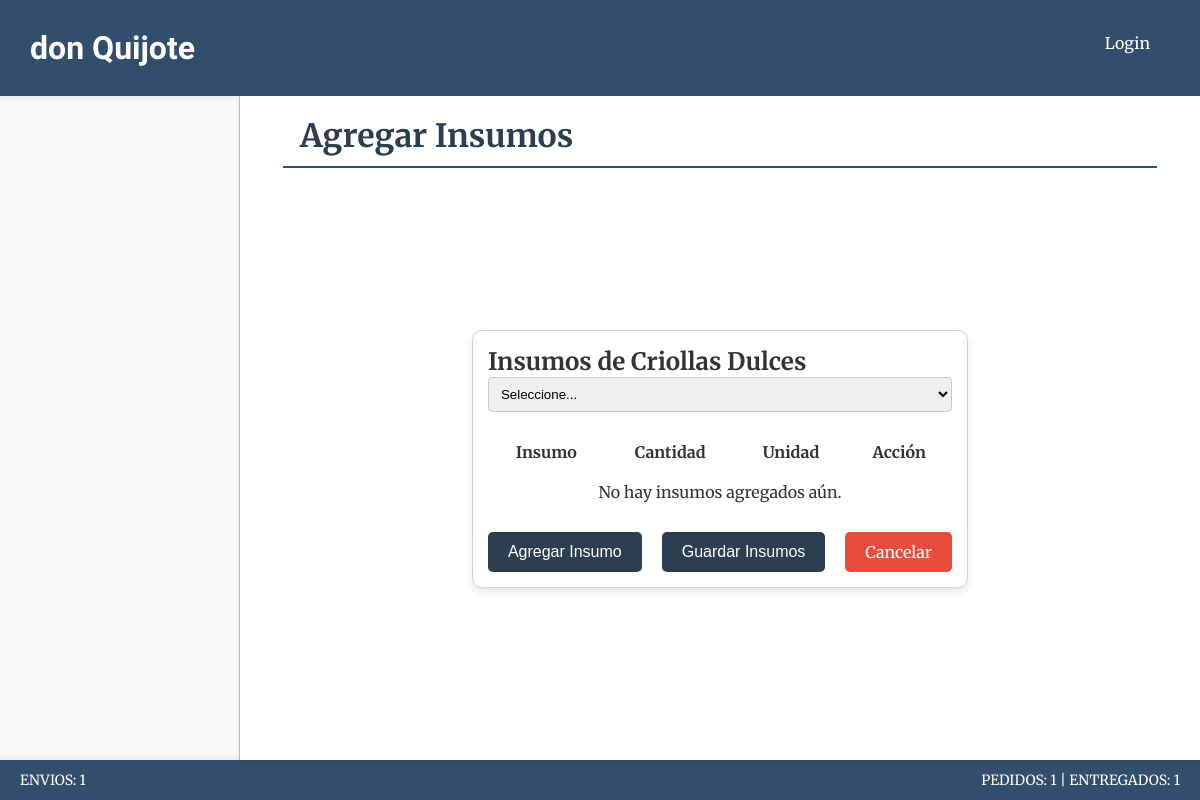
The page /productos/producto/6/insumos/ on the database as committed earlier.
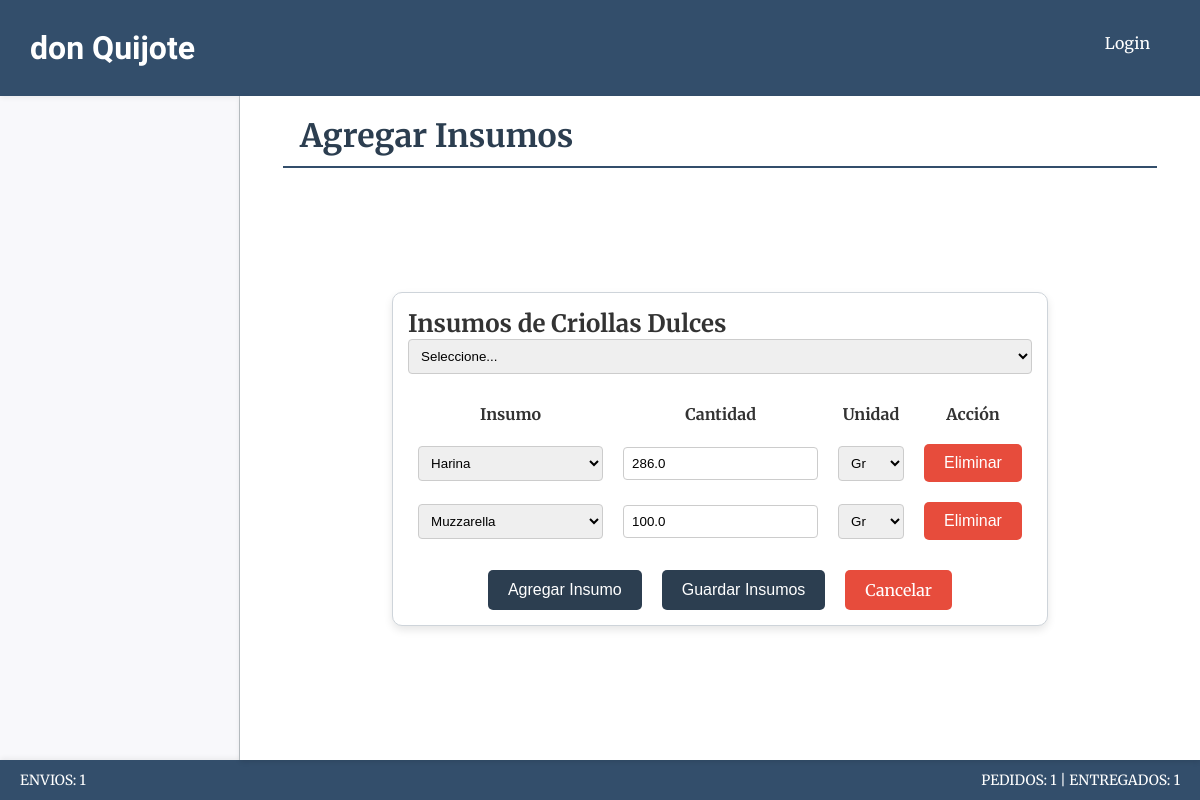
The same page on the database as committed later.
### productos/models.py (models this page shows, shortened)
class Producto(models.Model):
    nombre=models.CharField(max_length=50, verbose_name="Nombre")
    categoria=models.ForeignKey(ProductoCategoria, on_delete=models.CASCADE, verbose_name="Categoría")
    descripcion=models.CharField(max_length=200, blank=True, null=True, verbose_name="Descripción")
    precio_unit=models.FloatField(verbose_name="P. Unitario")
    precio_media=models.FloatField(blank=True, null=True, verbose_name="P. Media")
    precio_doc=models.FloatField(blank=True, null=True, verbose_name="P. Docena")
    precio_rec = models.FloatField(default=1, verbose_name="Precio Recomendado")
    def __str__(self):
        return self.nombre

class ProductoInsumos(models.Model):
    ESTADO_CHOICES = [
        ('Gr', 'Gr'),
        ('Ltr', 'Ltr'),
        ('Unid', 'Unid'),
        ('Doc', 'Doc'),
        ('Mtr', 'Mtr'),
    ]
    producto = models.ForeignKey(Producto, on_delete=models.CASCADE, verbose_name="Producto", related_name="insumos")
    insumo = models.ForeignKey(Insumos, on_delete=models.CASCADE, verbose_name="Insumo")
    cantidad = models.FloatField(default=1, verbose_name="Cantidad")
    unidad=models.CharField(default='Gr',max_length=50, choices=ESTADO_CHOICES)

class Insumos(models.Model):
    ESTADO_CHOICES = [
        ('Kg', 'Kg'),
        ('Ltr', 'Ltr'),
        ('Unid', 'Unid'),
        ('Doc', 'Doc'),
        ('Mtr', 'Mtr'),
    ]
    nombre=models.CharField(max_length=50, verbose_name="Nombre")
    proveedor=models.ForeignKey(Proveedores, on_delete=models.CASCADE, verbose_name="Proveedor")
    precio=models.FloatField(verbose_name="Precio")
    unidad=models.CharField(max_length=50, choices=ESTADO_CHOICES)

### productos/views.py (the view, shortened to what this page needs)
# urls.py: path('producto/<int:producto_id>/insumos/', agregar_insumos_producto, name='agregar_insumos_producto'),
def agregar_insumos_producto(request, producto_id):
    producto = get_object_or_404(Producto, id=producto_id)
    insumos = Insumos.objects.all()
    estado_choices = ProductoInsumos.ESTADO_CHOICES
    producto_insumos = ProductoInsumos.objects.filter(producto=producto)
    insumos_prov = Insumos.objects.all()
    proveedores = {}
    for insumo in insumos_prov:
        print(insumo.proveedor)
        if insumo.proveedor not in proveedores:
            proveedores[insumo.proveedor] = []
        proveedores[insumo.proveedor].append(insumo)
    produccion = Producto.objects.filter(categoria__nombre="Producción")
    for insumo in producto_insumos:
        insumo.cantidad = str(insumo.cantidad).replace(",", ".")
    context = {
        'producto': producto,
        'insumos': insumos,
        'producto_insumos': producto_insumos,
        "ESTADO_CHOICES": estado_choices,
        'produccion': produccion,
        'proveedores': proveedores,
    }
    return render(request, 'productos/agregar_insumos.html', context)

### core/context_processors.py (called while the page is built)
def counter_pedidos(request):
    cant_pedidos = Pedido.objects.all().count()
    cant_entregados = Pedido.objects.filter(estado='entregado').count()
    cant_pendientes = Pedido.objects.filter(estado='pendiente').count()
    cant_reservados = Pedido.objects.filter(estado='reservado').count()
    cant_cancelado = Pedido.objects.filter(estado='cancelado').count()
    cant_pedidos = Pedido.objects.all().count() - cant_cancelado
    cant_envios = Pedido.objects.filter(forma_entrega__precio__gt=0).count() - cant_cancelado - cant_reservados
    return {
        'cant_pedidos':cant_pedidos,
        "cant_entregados":cant_entregados,
        "cant_pendientes":cant_pendientes,
        "cant_reservados":cant_reservados,
        "cant_envios":cant_envios
        }

### productos/models.py (called while the page is built)
    def __str__(self):
        return self.nombre

### productos/templates/productos/agregar_insumos.html (shortened to what this page needs)
{% extends 'core/base.html' %}
{% load static %}
{% block css %}
    <link rel="stylesheet" href="{% static 'productos/css/styles.css' %}">
{% endblock css %}
{% block titulo %}
    {% include 'core/components/encabezado.html' with titulo_texto="Agregar Insumos" %}
{% endblock titulo %}
{% block main %}
<section class="form-container">
    <form class="card" method="POST">
        <h2>Insumos de {{ producto }}</h2>
        <select name="agregar_insumo" class="input" id="selector_principal">
            <option value="">Seleccione...</option>
        </select>
        <table id="insumosTable" class="styled-table">
            <thead>
                <tr>
                    <th>Insumo</th>
                    <th>Cantidad</th>
                    <th>Unidad</th>
                    <th>Acción</th>
                </tr>
            </thead>
            <tbody>
                {% for insumo in producto_insumos %}
                <tr>
                    <td>
                        <select name="insumo" class="input">
                            {% for i in insumos %}
                                <option value="{{ i.id }}" {% if i.id == insumo.insumo.id %}selected{% endif %}>
                                    {{ i.nombre }}
                                </option>
                            {% endfor %}
                        </select>
                    </td>
                    <td>
                        <input class="input" type="number" name="cantidad" min="0" value="{{ insumo.cantidad }}">
                    </td>
                    <td>
                        <select name="unidad" class="input">
                            {% for value, label in ESTADO_CHOICES %}
                                <option value="{{ value }}" {% if value == insumo.unidad %}selected{% endif %}>
                                    {{ label }}
                                </option>
                            {% endfor %}
                        </select>
                    </td>
                    <td>
                        <form method="POST" action="{% url 'productos:eliminar_insumo' insumo.id %}">
                            <button type="submit" class="btn-delete">Eliminar</button>
                        </form>
                    </td>
                </tr>
                {% empty %}
                <tr>
                    <td colspan="4">No hay insumos agregados aún.</td>
                </tr>
                {% endfor %}
            </tbody>
        </table>
        <div class="btn-container">
            <button type="button" class="btn-success" onclick="agregarFila()">Agregar Insumo</button>
            <button type="submit" class="btn-success">Guardar Insumos</button>
            <a class="btn-delete" href="{% url 'productos:home' %}">Cancelar</a>
        </div>
    </form>
</section>
{% endblock main %}

### core/templates/core/base.html (shortened to what this page needs)
{% load static %}
<!DOCTYPE html>
<html lang="en">
<head>
    <link rel="stylesheet" href="{% static 'core/css/styles.css' %}">
    {% block css %}{% endblock css %}
</head>
<body>
    {% include 'core/components/header.html' %}
    {% include 'core/components/menu.html' %}
    <main class="main-container">
        {% block titulo %}{% endblock titulo %}
        {% block main %}{% endblock main %}
    </main>
    {% include 'core/components/footer.html' %}
</body>
</html>

### core/templates/core/components/header.html
<header class="header-container">
    <h1 class="title">don Quijote</h1>
    {% if user.is_authenticated %}
    <div class="usuario-logout">
        <div class="list-link">
            <span class="usuario-label">Usuario:</span>
            <span class="usuario-nombre">{{ user.username }}</span>
        </div>
        <form action="{% url 'core:logout' %}" method="post">
            {% csrf_token %}
            <button type="submit" class="btn-logout">Cerrar sesión</button>
        </form>
    </div>
    {% else %}
    <div class="list-link">
        <a class="header-link-app" href="{% url 'core:login' %}">Login</a>
    </div>
    {% endif %}
</header>

### core/templates/core/components/menu.html (shortened to what this page needs)
<nav class="menu-container">
</nav>

### core/templates/core/components/encabezado.html (shortened to what this page needs)
{% load static %}
<div class="main-titulo-container">
    <div class="titulo-opciones-container">
        <h1 class="main-titulo">{{ titulo_texto }}</h1>
    </div>
    <hr  class="main-hr"/>
</div>

### core/templates/core/components/footer.html (shortened to what this page needs)
{% if cant_envios > 0 %}
<footer class="footer-envios">
    <p class="footer-info">ENVIOS: {{cant_envios}}</p>
    <p class="footer-info">{% if cant_pedidos %}PEDIDOS: {{cant_pedidos}}{% endif %} {% if cant_entregados %}  | ENTREGADOS: {{cant_entregados}}{% endif %} </p>
</footer>
{% endif %}

### core/static/core/css/styles.css (style rules this page uses)
* { padding: 0; margin: 0; box-sizing: border-box; }
body { font-family: 'Merriweather', serif; color: #333; background-color: #f4f4f9; }
.header-container { background-color: #334e6b; height: 12vh; width: 100%; display: flex; align-items: center; justify-content: space-between; padding: 0 30px; box-shadow: 0 2px 5px rgba(0, 0, 0, 0.1); }
.title { color: #fff; font-family: 'Poetsen One', sans-serif; font-size: 32px; }
.list-link { margin-left: 20px; }
.header-link-app { color: #fff; text-decoration: none; font-size: 16px; padding: 10px 20px; transition: background-color 0.3s ease, color 0.3s ease; }
.footer-envios { background-color: #334e6b; height: 5vh; width: 100%; display: flex; align-items: center; justify-content: space-between; padding: 0 20px; box-shadow: 0 -2px 5px rgba(0, 0, 0, 0.1); }
.footer-info { color: #fff; font-size: 14px; }
.menu-container { width: 20%; height: 83vh; background-color: #fdfdfd71; float: left; overflow-y: auto; border-right: 1px solid #bdc3c7; padding-top: 20px; padding-left: 20px; }
.list-link { position: relative; margin-bottom: 10px; }
.main-container { width: 80%; height: 83vh; float: left; padding: 20px; overflow-y: auto; background-color: #fff; box-shadow: 0 2px 5px rgba(0, 0, 0, 0.1); display: flex; flex-direction: column; }
.main-titulo-container { width: 100%; height: auto; text-align: left; border-radius: 8px; }
.titulo-opciones-container { display: flex; justify-content: space-between; align-items: center; }
.main-titulo { font-size: 32px; color: #2C3E50; font-family: 'Merriweather', serif; padding-left: 40px; }
.main-hr { border: none; width: 95%; height: 2px; background-color: #334e6b; margin: 10px auto; }
.btn-container { display: flex; justify-content: center; column-gap: 20px; }
.btn-success { padding: 10px 20px; border: none; border-radius: 5px; background-color: #2C3E50; color: #fff; font-size: 16px; cursor: pointer; text-decoration: none; text-align: center; transition: background-color 0.3s ease; }
.btn-delete { background-color: #e74c3c; color: #fff; padding: 10px 20px; border: none; border-radius: 5px; font-size: 16px; cursor: pointer; text-decoration: none; text-align: center; transition: background-color 0.3s ease; }
.card { padding: 15px; border: 1px solid #ced4da; border-radius: 10px; background-color: #ffffff; box-shadow: 0 4px 8px rgba(0, 0, 0, 0.1); }

### productos/static/productos/css/styles.css (style rules this page uses)
.form-container { width: 100%; height: calc(100vh - 17vh); display: flex; justify-content: center; align-items: center; padding: 20px; }
.styled-table { width: 100%; border-collapse: collapse; margin: 20px 0; }
.styled-table th, .styled-table td { padding: 10px; text-align: center; }
.input { width: 100%; padding: 8px; border: 1px solid #ccc; border-radius: 4px; }

Rows that differ between the two databases and show on the page:
added ProductoInsumos: insumo "Harina", cantidad "286.0", unidad "Gr"
added ProductoInsumos: insumo "Muzzarella", cantidad "100.0", unidad "Gr"
Other text that changed with them:
text no longer shown: "No hay insumos agregados aún."
